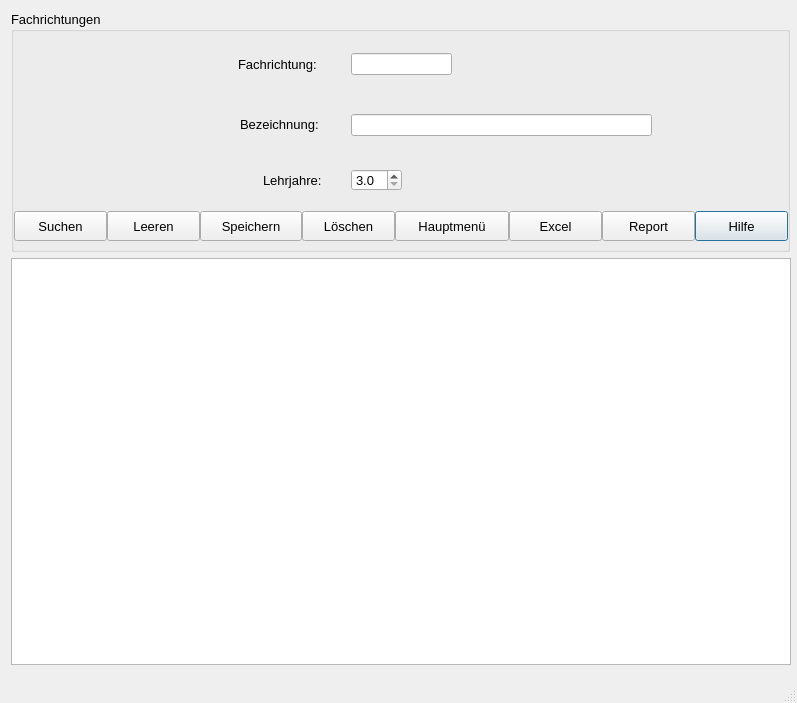
<?xml version="1.0" encoding="UTF-8"?>
<ui version="4.0">
 <class>Dialog</class>
 <widget class="QDialog" name="Dialog">
  <property name="geometry">
   <rect>
    <x>0</x>
    <y>0</y>
    <width>797</width>
    <height>703</height>
   </rect>
  </property>
  <property name="minimumSize">
   <size>
    <width>797</width>
    <height>703</height>
   </size>
  </property>
  <property name="windowTitle">
   <string>Fachrichtungen</string>
  </property>
  <property name="sizeGripEnabled">
   <bool>true</bool>
  </property>
  <layout class="QGridLayout" name="gridLayout">
   <item row="0" column="0">
    <widget class="QGroupBox" name="gbFachrichtungen">
     <property name="sizePolicy">
      <sizepolicy hsizetype="Fixed" vsizetype="Fixed">
       <horstretch>0</horstretch>
       <verstretch>0</verstretch>
      </sizepolicy>
     </property>
     <property name="minimumSize">
      <size>
       <width>779</width>
       <height>241</height>
      </size>
     </property>
     <property name="maximumSize">
      <size>
       <width>779</width>
       <height>241</height>
      </size>
     </property>
     <property name="font">
      <font>
       <pointsize>10</pointsize>
      </font>
     </property>
     <property name="title">
      <string>Fachrichtungen</string>
     </property>
     <widget class="QLineEdit" name="leFachrichtungabk">
      <property name="geometry">
       <rect>
        <x>340</x>
        <y>42</y>
        <width>101</width>
        <height>22</height>
       </rect>
      </property>
      <property name="font">
       <font>
        <pointsize>10</pointsize>
       </font>
      </property>
     </widget>
     <widget class="QLineEdit" name="leFachrichtungbez">
      <property name="geometry">
       <rect>
        <x>340</x>
        <y>103</y>
        <width>301</width>
        <height>22</height>
       </rect>
      </property>
      <property name="font">
       <font>
        <pointsize>10</pointsize>
       </font>
      </property>
     </widget>
     <widget class="QLabel" name="lblFachrichtung">
      <property name="geometry">
       <rect>
        <x>227</x>
        <y>43</y>
        <width>111</width>
        <height>20</height>
       </rect>
      </property>
      <property name="font">
       <font>
        <pointsize>10</pointsize>
       </font>
      </property>
      <property name="text">
       <string>Fachrichtung:</string>
      </property>
     </widget>
     <widget class="QLabel" name="lblBezeichnung">
      <property name="geometry">
       <rect>
        <x>229</x>
        <y>103</y>
        <width>101</width>
        <height>20</height>
       </rect>
      </property>
      <property name="font">
       <font>
        <pointsize>10</pointsize>
       </font>
      </property>
      <property name="text">
       <string>Bezeichnung:</string>
      </property>
     </widget>
     <widget class="QLabel" name="lblLJahre">
      <property name="geometry">
       <rect>
        <x>252</x>
        <y>161</y>
        <width>91</width>
        <height>16</height>
       </rect>
      </property>
      <property name="font">
       <font>
        <pointsize>10</pointsize>
       </font>
      </property>
      <property name="text">
       <string>Lehrjahre:</string>
      </property>
     </widget>
     <widget class="QDoubleSpinBox" name="sbLehrjahre">
      <property name="geometry">
       <rect>
        <x>340</x>
        <y>158</y>
        <width>51</width>
        <height>22</height>
       </rect>
      </property>
      <property name="font">
       <font>
        <pointsize>10</pointsize>
       </font>
      </property>
      <property name="decimals">
       <number>1</number>
      </property>
      <property name="minimum">
       <double>3.000000000000000</double>
      </property>
      <property name="maximum">
       <double>4.000000000000000</double>
      </property>
      <property name="singleStep">
       <double>0.500000000000000</double>
      </property>
     </widget>
     <widget class="QPushButton" name="btHilfe">
      <property name="geometry">
       <rect>
        <x>684</x>
        <y>200</y>
        <width>93</width>
        <height>30</height>
       </rect>
      </property>
      <property name="sizePolicy">
       <sizepolicy hsizetype="Fixed" vsizetype="Fixed">
        <horstretch>0</horstretch>
        <verstretch>0</verstretch>
       </sizepolicy>
      </property>
      <property name="maximumSize">
       <size>
        <width>100</width>
        <height>16777215</height>
       </size>
      </property>
      <property name="font">
       <font>
        <pointsize>10</pointsize>
       </font>
      </property>
      <property name="text">
       <string>Hilfe</string>
      </property>
      <property name="icon">
       <iconset>
        <normaloff>../../_Symbole/UsedSymbols/info_13213.ico</normaloff>../../_Symbole/UsedSymbols/info_13213.ico</iconset>
      </property>
     </widget>
     <widget class="QPushButton" name="btAbbrechen">
      <property name="geometry">
       <rect>
        <x>384</x>
        <y>200</y>
        <width>114</width>
        <height>30</height>
       </rect>
      </property>
      <property name="sizePolicy">
       <sizepolicy hsizetype="Fixed" vsizetype="Fixed">
        <horstretch>0</horstretch>
        <verstretch>0</verstretch>
       </sizepolicy>
      </property>
      <property name="maximumSize">
       <size>
        <width>500</width>
        <height>16777215</height>
       </size>
      </property>
      <property name="font">
       <font>
        <pointsize>10</pointsize>
       </font>
      </property>
      <property name="text">
       <string>Hauptmenü</string>
      </property>
      <property name="icon">
       <iconset>
        <normaloff>../../_Symbole/UsedSymbols/log-out_icon-icons.com_50106.ico</normaloff>../../_Symbole/UsedSymbols/log-out_icon-icons.com_50106.ico</iconset>
      </property>
     </widget>
     <widget class="QPushButton" name="btClear">
      <property name="geometry">
       <rect>
        <x>96</x>
        <y>200</y>
        <width>93</width>
        <height>30</height>
       </rect>
      </property>
      <property name="sizePolicy">
       <sizepolicy hsizetype="Fixed" vsizetype="Fixed">
        <horstretch>0</horstretch>
        <verstretch>0</verstretch>
       </sizepolicy>
      </property>
      <property name="maximumSize">
       <size>
        <width>100</width>
        <height>16777215</height>
       </size>
      </property>
      <property name="font">
       <font>
        <pointsize>10</pointsize>
       </font>
      </property>
      <property name="text">
       <string>Leeren</string>
      </property>
      <property name="icon">
       <iconset>
        <normaloff>../../_Symbole/UsedSymbols/-clear_90704.ico</normaloff>../../_Symbole/UsedSymbols/-clear_90704.ico</iconset>
      </property>
     </widget>
     <widget class="QPushButton" name="btCSV">
      <property name="geometry">
       <rect>
        <x>591</x>
        <y>200</y>
        <width>93</width>
        <height>30</height>
       </rect>
      </property>
      <property name="sizePolicy">
       <sizepolicy hsizetype="Fixed" vsizetype="Fixed">
        <horstretch>0</horstretch>
        <verstretch>0</verstretch>
       </sizepolicy>
      </property>
      <property name="maximumSize">
       <size>
        <width>100</width>
        <height>16777215</height>
       </size>
      </property>
      <property name="font">
       <font>
        <pointsize>10</pointsize>
       </font>
      </property>
      <property name="text">
       <string>Report</string>
      </property>
      <property name="icon">
       <iconset>
        <normaloff>../../_Symbole/UsedSymbols/reporting_noun_report_document_file_icon_148360.ico</normaloff>../../_Symbole/UsedSymbols/reporting_noun_report_document_file_icon_148360.ico</iconset>
      </property>
     </widget>
     <widget class="QPushButton" name="btSuchen">
      <property name="geometry">
       <rect>
        <x>3</x>
        <y>200</y>
        <width>93</width>
        <height>30</height>
       </rect>
      </property>
      <property name="sizePolicy">
       <sizepolicy hsizetype="Fixed" vsizetype="Fixed">
        <horstretch>0</horstretch>
        <verstretch>0</verstretch>
       </sizepolicy>
      </property>
      <property name="maximumSize">
       <size>
        <width>100</width>
        <height>16777215</height>
       </size>
      </property>
      <property name="font">
       <font>
        <pointsize>10</pointsize>
       </font>
      </property>
      <property name="text">
       <string>Suchen</string>
      </property>
      <property name="icon">
       <iconset>
        <normaloff>../../_Symbole/UsedSymbols/searchmagnifierinterfacesymbol1_79893.ico</normaloff>../../_Symbole/UsedSymbols/searchmagnifierinterfacesymbol1_79893.ico</iconset>
      </property>
     </widget>
     <widget class="QPushButton" name="btSpeichern">
      <property name="geometry">
       <rect>
        <x>189</x>
        <y>200</y>
        <width>102</width>
        <height>30</height>
       </rect>
      </property>
      <property name="sizePolicy">
       <sizepolicy hsizetype="Fixed" vsizetype="Fixed">
        <horstretch>0</horstretch>
        <verstretch>0</verstretch>
       </sizepolicy>
      </property>
      <property name="maximumSize">
       <size>
        <width>102</width>
        <height>16777215</height>
       </size>
      </property>
      <property name="font">
       <font>
        <pointsize>10</pointsize>
       </font>
      </property>
      <property name="text">
       <string>Speichern</string>
      </property>
      <property name="icon">
       <iconset>
        <normaloff>../../_Symbole/UsedSymbols/save_3621.ico</normaloff>../../_Symbole/UsedSymbols/save_3621.ico</iconset>
      </property>
     </widget>
     <widget class="QPushButton" name="btExcel">
      <property name="enabled">
       <bool>true</bool>
      </property>
      <property name="geometry">
       <rect>
        <x>498</x>
        <y>200</y>
        <width>93</width>
        <height>30</height>
       </rect>
      </property>
      <property name="sizePolicy">
       <sizepolicy hsizetype="Fixed" vsizetype="Fixed">
        <horstretch>0</horstretch>
        <verstretch>0</verstretch>
       </sizepolicy>
      </property>
      <property name="maximumSize">
       <size>
        <width>100</width>
        <height>16777215</height>
       </size>
      </property>
      <property name="font">
       <font>
        <pointsize>10</pointsize>
       </font>
      </property>
      <property name="text">
       <string>Excel</string>
      </property>
      <property name="icon">
       <iconset>
        <normaloff>../../_Symbole/UsedSymbols/microsoft_excel_icon_132212.ico</normaloff>../../_Symbole/UsedSymbols/microsoft_excel_icon_132212.ico</iconset>
      </property>
     </widget>
     <widget class="QPushButton" name="btLoeschen">
      <property name="geometry">
       <rect>
        <x>291</x>
        <y>200</y>
        <width>93</width>
        <height>30</height>
       </rect>
      </property>
      <property name="sizePolicy">
       <sizepolicy hsizetype="Fixed" vsizetype="Fixed">
        <horstretch>0</horstretch>
        <verstretch>0</verstretch>
       </sizepolicy>
      </property>
      <property name="maximumSize">
       <size>
        <width>100</width>
        <height>16777215</height>
       </size>
      </property>
      <property name="font">
       <font>
        <pointsize>10</pointsize>
       </font>
      </property>
      <property name="text">
       <string>Löschen</string>
      </property>
      <property name="icon">
       <iconset>
        <normaloff>../../_Symbole/UsedSymbols/seo-social-web-network-internet_262_icon-icons.com_61518.ico</normaloff>../../_Symbole/UsedSymbols/seo-social-web-network-internet_262_icon-icons.com_61518.ico</iconset>
      </property>
     </widget>
    </widget>
   </item>
   <item row="1" column="0">
    <widget class="QTableWidget" name="twAnzeige">
     <property name="sizePolicy">
      <sizepolicy hsizetype="Expanding" vsizetype="Expanding">
       <horstretch>0</horstretch>
       <verstretch>0</verstretch>
      </sizepolicy>
     </property>
     <property name="minimumSize">
      <size>
       <width>780</width>
       <height>400</height>
      </size>
     </property>
     <property name="font">
      <font>
       <pointsize>10</pointsize>
      </font>
     </property>
     <property name="autoFillBackground">
      <bool>false</bool>
     </property>
     <property name="editTriggers">
      <set>QAbstractItemView::NoEditTriggers</set>
     </property>
     <property name="tabKeyNavigation">
      <bool>true</bool>
     </property>
     <property name="showDropIndicator" stdset="0">
      <bool>true</bool>
     </property>
     <property name="alternatingRowColors">
      <bool>true</bool>
     </property>
     <property name="wordWrap">
      <bool>true</bool>
     </property>
     <attribute name="verticalHeaderVisible">
      <bool>true</bool>
     </attribute>
     <attribute name="verticalHeaderCascadingSectionResizes">
      <bool>false</bool>
     </attribute>
    </widget>
   </item>
   <item row="2" column="0">
    <widget class="QLabel" name="lab_INFO">
     <property name="sizePolicy">
      <sizepolicy hsizetype="Minimum" vsizetype="Preferred">
       <horstretch>0</horstretch>
       <verstretch>0</verstretch>
      </sizepolicy>
     </property>
     <property name="minimumSize">
      <size>
       <width>780</width>
       <height>21</height>
      </size>
     </property>
     <property name="font">
      <font>
       <pointsize>10</pointsize>
      </font>
     </property>
     <property name="text">
      <string/>
     </property>
    </widget>
   </item>
  </layout>
 </widget>
 <tabstops>
  <tabstop>leFachrichtungabk</tabstop>
  <tabstop>leFachrichtungbez</tabstop>
  <tabstop>sbLehrjahre</tabstop>
  <tabstop>btSuchen</tabstop>
  <tabstop>btSpeichern</tabstop>
  <tabstop>btAbbrechen</tabstop>
  <tabstop>btLoeschen</tabstop>
  <tabstop>btExcel</tabstop>
  <tabstop>btCSV</tabstop>
  <tabstop>btHilfe</tabstop>
  <tabstop>twAnzeige</tabstop>
 </tabstops>
 <resources/>
 <connections/>
</ui>
